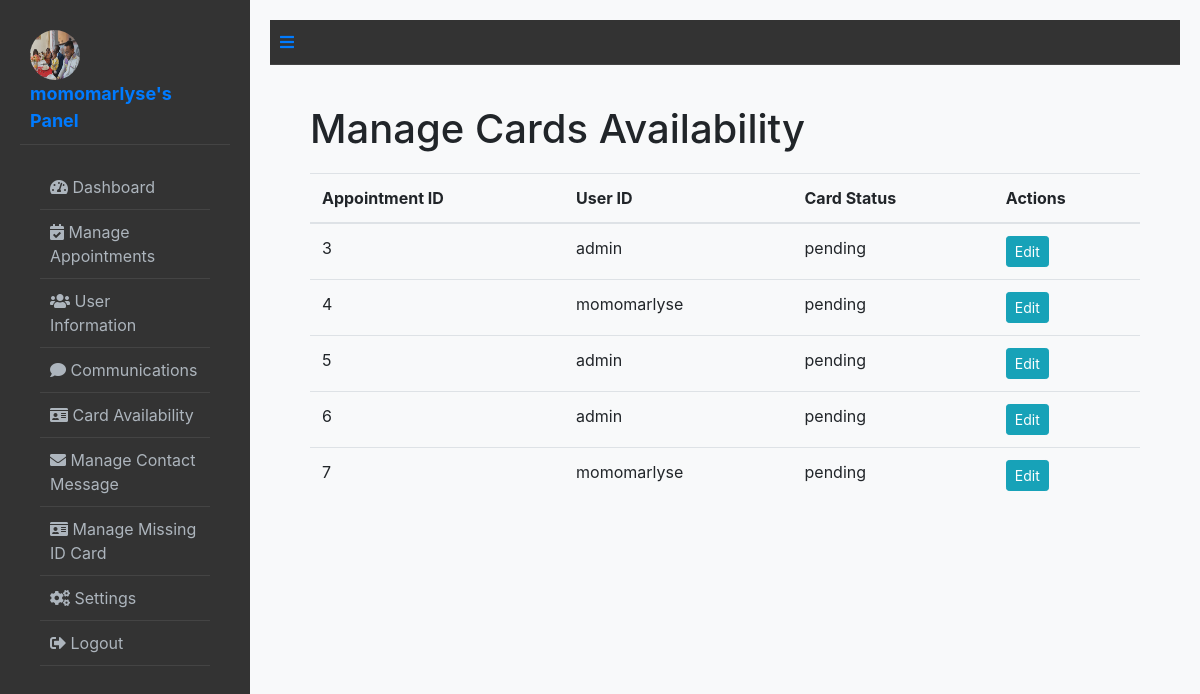
/card_status/ (signed in), run on an earlier commit of the app's database.
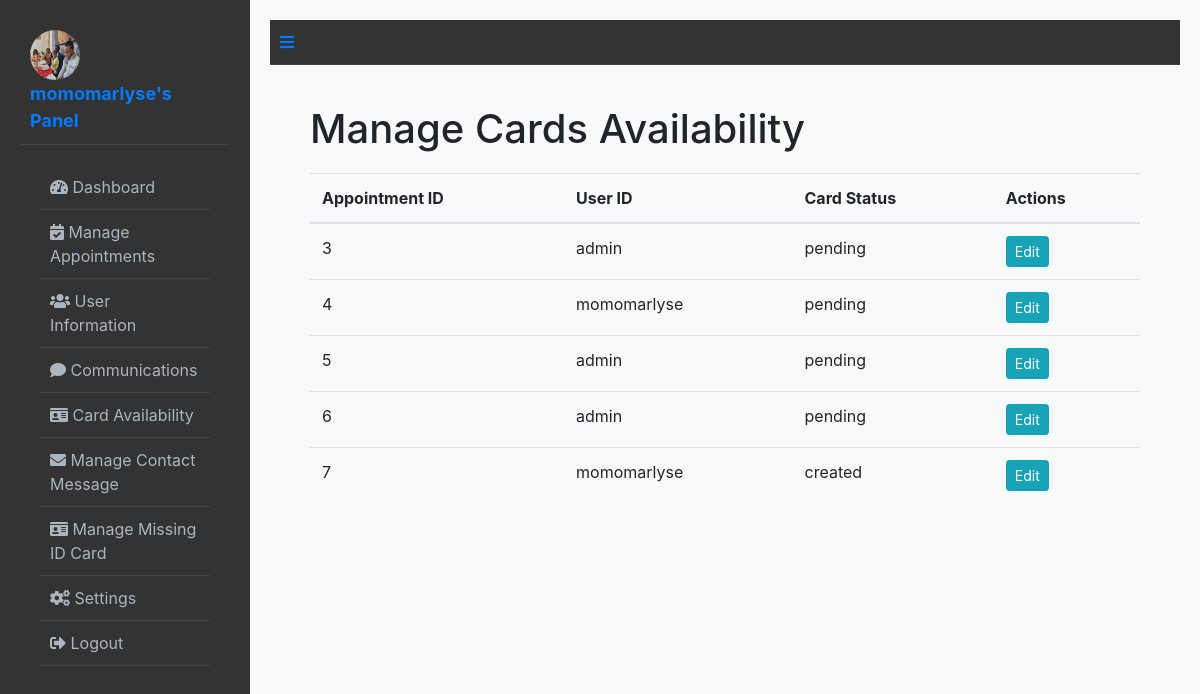
And on a later commit of the database.
### booking/models.py (models this page shows)
class Appointment(models.Model):
    STATUS_CHOICES = (
        ('created', 'Created'),
        ('pending', 'Pending'),
        ('approved', 'Approved'),
        ('rejected', 'Rejected'),
    )
    CARD_CHOICES = (
        ('created', 'Created'),
        ('pending', 'Pending'),
        ('blocked', 'Blocked')
    )
    user = models.ForeignKey(User, on_delete=models.CASCADE)
    officer = models.ForeignKey(User, related_name='appointments', on_delete=models.CASCADE, null=True, blank=True)
    office = models.ForeignKey(Office, on_delete=models.CASCADE)
    date = models.DateField()
    time = models.TimeField()
    paid = models.BooleanField(default=False)
    status = models.CharField(max_length=20, choices=STATUS_CHOICES, default='Created')
    card_status = models.CharField(max_length=20, choices=CARD_CHOICES, default="pending")
    receipt_reference = models.CharField(max_length=100, null=True, blank=True)  # Add this field to store receipt reference

class User(AbstractUser):
    ROLE_CHOICES = [
        ('user', 'User'),
        ('officer', 'Police Officer'),
        ('admin', 'Super Admin'),
    ]
    email = models.CharField(max_length=100, default='user@gmail.com')
    role = models.CharField(max_length=10, choices=ROLE_CHOICES, default='user')
    name = models.CharField(max_length=100, default='user')  # Provide a default value
    phone = models.CharField(max_length=15, default='0000000000')  # Provide a default value
    address = models.TextField(null=True, blank=True)  # Temporarily allow null
    profile_picture = models.ImageField(upload_to='profile_pics/', null=True, blank=True)

### booking/views.py (the view)
# urls.py: path('card_status/', views.card_status, name="card_status"),
@login_required
def card_status(request):
    if (request.method=="GET"):
        communications = Appointment.objects.all()
        return render(request, "panel/police/card/card_status.html", {"cards": communications})

### booking/templates/panel/police/card/card_status.html (shortened to what this page needs)
{% extends 'panel/police/base_police.html' %}
{% load static %}
{% block content %}
        <div class="dashboard-content">
            <h1>Manage Cards Availability</h1>
            <table class="table table-hover">
                <thead>
                    <tr>
                        <th>Appointment ID</th>
                        <th>User ID</th>
                        <th>Card Status</th>
                        <th>Actions</th>
                    </tr>
                </thead>
                <tbody>
                    {% for card in cards %}
                    <tr>
                        <td>{{ card.id }}</td>
                        <td>{{ card.user }}</td>
                        <td>{{ card.card_status }}</td>
                        <td>
                            <a href="{% url 'edit_card_status' card.id %}" class="btn btn-info btn-sm">Edit</a>
                        </td>
                    </tr>
                    {% endfor %}
                </tbody>
            </table>
        </div>
    </main>
</div>
{% endblock %}

What changed in the data, as far as the page shows it:
changed Appointment id 7: card_status "pending" → "created"
